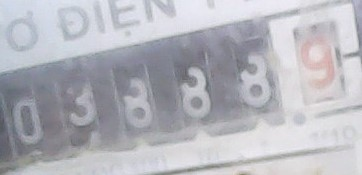
#> input picture evaluation/test_3.jpg, 362 x 175 px
$ jupyter execute --allow-errors 'Data Augmentation.ipynb'   (shell and % lines are left out)
#> lines starting #> are read from the running program, lines starting #| are printed output that depends on the picture; after the words box and inside, x2 and y2 are one past the last pixel; in counts of white or black regions, pixels touching at a corner belong together; long printed decimals are rounded
[cell 1]
import torch
import torchvision
import numpy as np
import PIL

[cell 2]
import matplotlib.pyplot as plt

plt.rcParams["figure.figsize"] = [15, 8]

[cell 3]
DATA_PATH = './data'

[cell 4]
def load_data(path):
    transforms = torchvision.transforms.Compose([
        torchvision.transforms.Resize((224,224)),
        torchvision.transforms.ColorJitter(hue=.05, saturation=.05),
        torchvision.transforms.RandomHorizontalFlip(),
        torchvision.transforms.RandomRotation(20, resample=PIL.Image.BILINEAR)
    ])

    dataset = torchvision.datasets.ImageFolder(root=path, transform=transforms)
    return dataset
#> (the rest of this cell did not finish here and is left out)

[cell 5]
index = 0
fig, axs = plt.subplots(3, 4)
#> (the rest of this cell did not finish here and is left out)

[cell 6]
import cv2
import pytesseract
import matplotlib.pyplot as plt

[cell 7]
pytesseract.pytesseract.tesseract_cmd = r"C:\Program Files\Tesseract-OCR\tesseract.exe"

[cell 8]
PATH = r"./test_3.jpg"
image = cv2.imread(PATH)
#> image is the input picture: shape (175, 362, 3); mean B, G, R 188, 181.2, 180.8
plt.imshow(image[:,:,::-1])

[cell 9]
import numpy as np
import math
# convert img to HSV
hsv = cv2.cvtColor(image, cv2.COLOR_BGR2HSV)
#> hsv: shape (175, 362, 3); mean H, S, V 113.3, 13.3, 188.8
hue, sat, val = cv2.split(hsv)
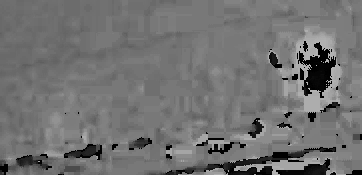
#> hue: shape (175, 362); min 0, max 179, mean 113.3
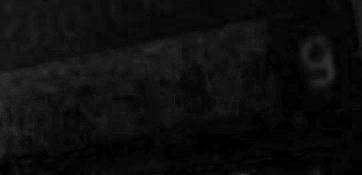
#> sat: shape (175, 362); min 0, max 49, mean 13.3
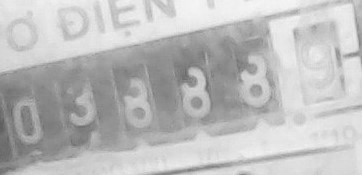
#> val: shape (175, 362); min 94, max 246, mean 188.8

# compute gamma = log(mid*255)/log(mean)
mid = 0.5
mean = np.mean(val)
#> mean = 188.8
gamma = math.log(mid*255)/math.log(mean)
#> gamma = 0.925
print(gamma)
#| 0.9251

# do gamma correction on value channel
val_gamma = np.power(val, gamma).clip(0,255).astype(np.uint8)
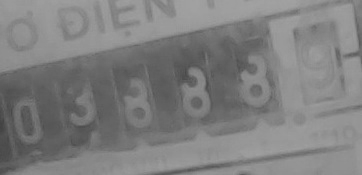
#> val_gamma: shape (175, 362); min 66, max 162, mean 126.8

# combine new value channel with original hue and sat channels
hsv_gamma = cv2.merge([hue, sat, val_gamma])
#> hsv_gamma: shape (175, 362, 3); mean H, S, V 113.3, 13.3, 126.8
img_gamma2 = cv2.cvtColor(hsv_gamma, cv2.COLOR_HSV2BGR)

plt.imshow(img_gamma2[:,:,::-1])

[cell 10]
image_gray = cv2.cvtColor(img_gamma2, cv2.COLOR_RGB2GRAY)
image_histogram = cv2.equalizeHist(image_gray)
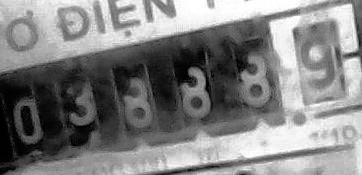
#> image_histogram: shape (175, 362); min 0, max 255, mean 129.5
fig, axs = plt.subplots(1, 2)
axs[0].imshow(image_gray, cmap='gray')
axs[1].imshow(image_histogram, cmap='gray')

[cell 11]
blur = cv2.GaussianBlur(image_histogram, (3,3), 0)
plt.imshow(blur, cmap='gray')

[cell 12]
thresh = cv2.threshold(blur, 0, 255, cv2.THRESH_BINARY + cv2.THRESH_OTSU)[1]
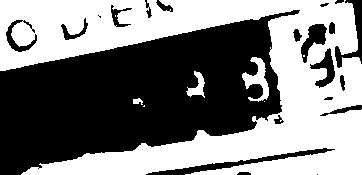
#> thresh: shape (175, 362); 50.1% white; 21 black regions (2 under 20 px), largest, box (x1, y1, x2, y2) and area: (0, 10, 300, 175) 28049, (146, 148, 335, 175) 877, (335, 0, 362, 68) 568
plt.imshow(thresh, cmap='gray')

[cell 13]
kernel = cv2.getStructuringElement(cv2.MORPH_RECT, (3,3))
opening = cv2.morphologyEx(thresh, cv2.MORPH_OPEN, kernel, iterations=1)
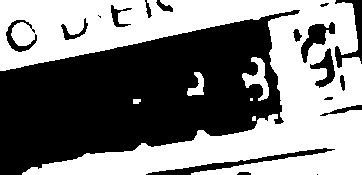
#> opening: shape (175, 362); 49.9% white; 6 white regions (2 under 20 px), largest, box (x1, y1, x2, y2) and area: (0, 0, 362, 175) 30817, (242, 57, 269, 101) 488, (187, 72, 204, 96) 218, (133, 99, 141, 104) 36
plt.imshow(opening, cmap='gray')

#> (a cell that did not finish here is left out)

[cell 15]
height = image.shape[0]
#> height = 175
width = image.shape[1]
#> width = 362

#> (the rest of this cell did not finish here and is left out)

$ run again, with evaluation/test_1.jpg copied over evaluation/test_3.jpg
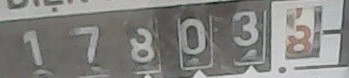
#> input picture evaluation/test_1.jpg, 349 x 78 px
#> image is the input picture: shape (78, 349, 3); mean B, G, R 127.9, 131, 131.7
#> hsv: shape (78, 349, 3); mean H, S, V 43.4, 11.4, 132.8
#> `hue, sat, val = cv2.split(hsv)`:
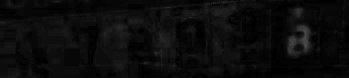
#> sat: shape (78, 349); min 0, max 76, mean 11.4
#> mean = 132.8
#> gamma = 0.992
#| 0.9916
#> hsv_gamma: shape (78, 349, 3); mean H, S, V 43.4, 11.4, 126.9
#> thresh: shape (78, 349); 43% white; 23 white regions (10 under 20 px), largest, box (x1, y1, x2, y2) and area: (178, 0, 349, 78) 6997, (0, 0, 219, 21) 2179, (130, 28, 154, 62) 515
#> `opening = cv2.morphologyEx(thresh, cv2.MORPH_OPEN, kernel, iterations=1)`:
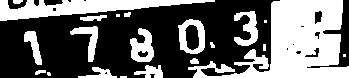
#> opening: shape (78, 349); 41.4% white; 21 white regions (5 under 20 px), largest, box (x1, y1, x2, y2) and area: (188, 0, 349, 78) 6188, (0, 0, 215, 21) 2172, (130, 28, 154, 62) 514

$ run again, with evaluation/test_2.jpg copied over evaluation/test_3.jpg
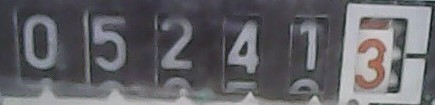
#> input picture evaluation/test_2.jpg, 435 x 105 px
#> image is the input picture: shape (105, 435, 3); mean B, G, R 103.7, 99.1, 99.7
#> hsv: shape (105, 435, 3); mean H, S, V 110.5, 21.2, 105.2
#> mean = 105.2
#> gamma = 1.04
#| 1.041
#> hsv_gamma: shape (105, 435, 3); mean H, S, V 110.5, 21.2, 127.5
#> `thresh = cv2.threshold(blur, 0, 255, cv2.THRESH_BINARY + cv2.THRESH_OT..`:
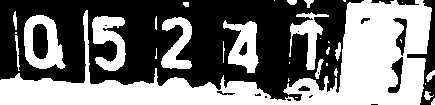
#> thresh: shape (105, 435); 46.7% white; 33 white regions (13 under 20 px), largest, box (x1, y1, x2, y2) and area: (0, 0, 432, 105) 15599, (24, 15, 66, 69) 1257, (92, 16, 126, 71) 1104
#> `opening = cv2.morphologyEx(thresh, cv2.MORPH_OPEN, kernel, iterations=1)`:
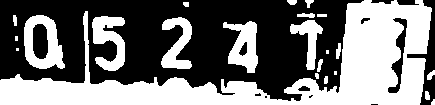
#> opening: shape (105, 435); 45.8% white; 23 white regions (5 under 20 px), largest, box (x1, y1, x2, y2) and area: (0, 0, 432, 105) 15457, (24, 15, 65, 69) 1255, (92, 16, 125, 71) 1089
